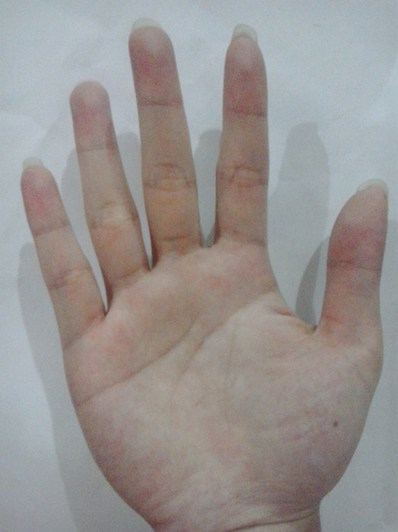
//> input picture misc/img/hand.jpg, 398 x 532 px
$ ./tan_triggs img/hand.jpg   (built with g++ and OpenCV 4)
//> lines starting //> are read from the running program, lines starting //| are printed output that depends on the picture
// [17 lines of licence text are left out]

#include <opencv2/core/core.hpp>
#include <opencv2/imgproc/imgproc.hpp>
#include <opencv2/highgui/highgui.hpp>

#include <iostream>

#include <fstream>
#include <sstream>

using namespace cv;
using namespace std;

// Normalizes a given image into a value range between 0 and 255.
Mat norm_0_255(const Mat& src) {
    // Create and return normalized image:
    Mat dst;
    switch(src.channels()) {
    case 1:
        cv::normalize(src, dst, 0, 255, NORM_MINMAX, CV_8UC1);
        break;
    case 3:
        cv::normalize(src, dst, 0, 255, NORM_MINMAX, CV_8UC3);
        break;
    default:
        src.copyTo(dst);
        break;
    }
    return dst;
}

//
// Calculates the TanTriggs Preprocessing as described in:
//
//      Tan, X., and Triggs, B. "Enhanced local texture feature sets for face
//      recognition under difficult lighting conditions.". IEEE Transactions
//      on Image Processing 19 (2010), 1635–650.
//
// Default parameters are taken from the paper.
//
Mat tan_triggs_preprocessing(InputArray src,
        float alpha = 0.1, float tau = 10.0, float gamma = 0.2, int sigma0 = 1,
        int sigma1 = 2) {

    // Convert to floating point:
    Mat X = src.getMat();
    X.convertTo(X, CV_32FC1);
    // Start preprocessing:
    Mat I;
    pow(X, gamma, I);
    // Calculate the DOG Image:
    {
        Mat gaussian0, gaussian1;
        // Kernel Size:
        int kernel_sz0 = (3*sigma0);
        int kernel_sz1 = (3*sigma1);
        // Make them odd for OpenCV:
        kernel_sz0 += ((kernel_sz0 % 2) == 0) ? 1 : 0;
        kernel_sz1 += ((kernel_sz1 % 2) == 0) ? 1 : 0;
        GaussianBlur(I, gaussian0, Size(kernel_sz0,kernel_sz0), sigma0, sigma0, BORDER_REPLICATE);
        GaussianBlur(I, gaussian1, Size(kernel_sz1,kernel_sz1), sigma1, sigma1, BORDER_REPLICATE);
        subtract(gaussian0, gaussian1, I);
    }

    {
        double meanI = 0.0;
        {
            Mat tmp;
            pow(abs(I), alpha, tmp);
            meanI = mean(tmp).val[0];

        }
        I = I / pow(meanI, 1.0/alpha);
    }

    {
        double meanI = 0.0;
        {
            Mat tmp;
            pow(min(abs(I), tau), alpha, tmp);
            meanI = mean(tmp).val[0];
        }
        I = I / pow(meanI, 1.0/alpha);
    }

    // Squash into the tanh:
    {
        Mat exp_x, exp_negx;
	exp( I / tau, exp_x );
	exp( -I / tau, exp_negx );
	divide( exp_x - exp_negx, exp_x + exp_negx, I );
        I = tau * I;
    }
    return I;
}

int main(int argc, const char *argv[]) {
    // Get filename to the source image:
    if (argc != 2) {
        cout << "usage: " << argv[0] << " <image.ext>" << endl;
        exit(1);
    }
    // Load image & get skin proportions:
    Mat image = imread(argv[1], CV_LOAD_IMAGE_GRAYSCALE);
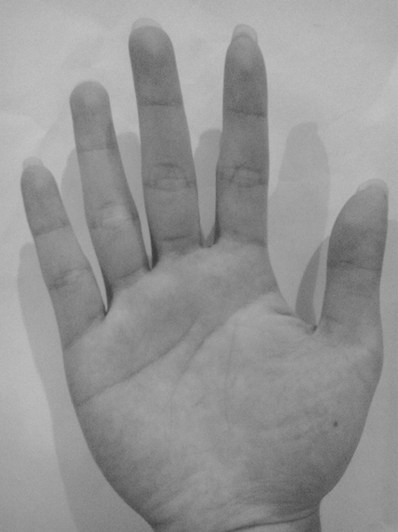
//> image: 532 rows x 398 cols, CV_8UC1; min 59, max 196, mean 148.8
    // Calculate the TanTriggs Preprocessed image with default parameters:
    Mat preprocessed = tan_triggs_preprocessing(image);
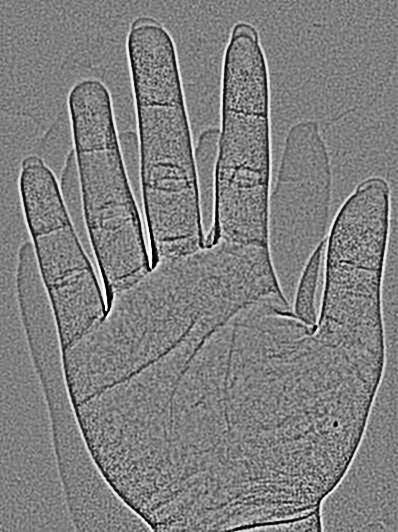
//> preprocessed: 532 rows x 398 cols, CV_32FC1; min -10, max 10, mean 0.0224; drawn with min black and max white
    // Draw it on screen:
    imshow("Original Image", image);
    imshow("TanTriggs Preprocessed Image", norm_0_255(preprocessed));
    // Show the images:
    waitKey(0);
    // Success!
    return 0;
}
